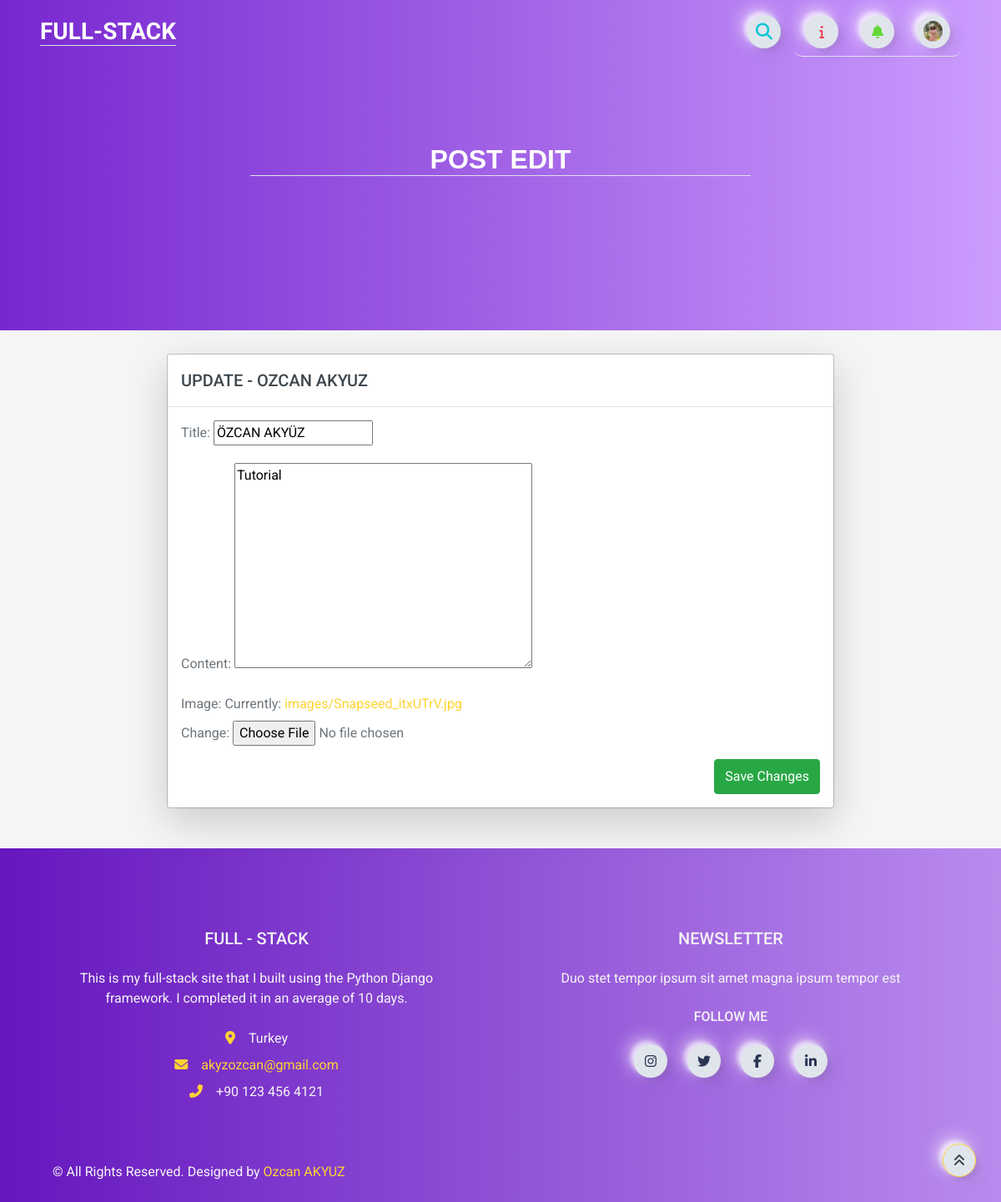
Screenshot of /user/update/11 (signed in) with the database file from the repository.
### home/models.py (models this page shows, shortened)
class UserProfile(models.Model):
    user = models.OneToOneField(User, on_delete=models.CASCADE)
    phone = models.CharField(blank=True, max_length=20)
    address = models.CharField(blank=True, max_length=150)
    city = models.CharField(blank=True, max_length=20)
    country = models.CharField(blank=True, max_length=50)
    image = models.ImageField(blank=True, upload_to='images/users/')
    def image_tag(self):
        return mark_safe('<img src="{}" height="50"/>'.format(self.image.url))
    image_tag.short_description = 'Image'

class Post(models.Model):
    STATUS = (('New', 'New'),('True', 'True'),('False', 'False'))
    id = models.AutoField(primary_key=True)
    title = models.CharField(max_length=200)
    user = models.ForeignKey(User, on_delete=models.CASCADE)
    content = models.TextField()
    create_at = models.DateTimeField(auto_now_add=True)
    status = models.CharField(max_length=5, choices=STATUS, default='New')
    image = models.ImageField(upload_to='images/')
    def image_tag(self):
        if self.image:
            return mark_safe('<img src="%s" width="50" height="50" />' % self.image.url)
        return None
    image_tag.short_description = 'Image Preview'

### user/views.py (the view)
# urls.py: path("update/<int:id>", views.user_posts_update, name="user_post_update"),
@login_required(login_url='/login') # Check login
def user_posts_update(request, id):
    post = get_object_or_404(Post, pk=id, user=request.user)
    current_user = request.user
    profile = UserProfile.objects.get(user_id=current_user.pk)
    if request.method == 'POST':
        form = PostForm(request.POST, request.FILES, instance=post)
        if form.is_valid():
            form.save()
            return redirect('user_post')
    else:
        form = PostForm(instance=post)
    context = {'profile': profile,
               'form': form,
               'post': post,
               'page': 'POST UPDATE',}
    return render(request, 'user_posts_update.html', context)

### home/models.py
class PostForm(ModelForm):
    class Meta:
        model = Post
        fields = ['title', 'content', 'image']

### user/templates/user_posts_update.html (shortened to what this page needs)
{% extends "base.html" %}
{% load static %}
{% block body %}
<header>
  <div class="header m-auto">
      <div class="container" style="position: relative;">
          <h2 class="text-light px-2 m-auto border-bottom" id="navbar-text">POST EDIT</h2>
      </div>
  </div>
</header>
<div class="modal-dialog modal-lg">
  <div class="modal-content shadow-lg rounded">
    <div class="modal-header">
        <h5 class="modal-title">UPDATE - {{ profile.user.get_full_name }}</h5>
    </div>
      <div class="modal-body">
      <form method="post" enctype="multipart/form-data">
        {{ form.as_p }}
        <div class="form-group">
          <button class="btn btn-success rounded py-2 float-right" type="submit">Save Changes</button>
      </div>
      </form>
    </div>
  </div>
</div>
{% endblock %}

### home/templates/navbar.html (shortened to what this page needs)
{% load static %}
{% load active_link_tags %}
{% block body %}
<nav class="navbar navbar-expand gradient-custom px-5">
    <div class="container-fluid" id="full-stack">
        <div class="collapse navbar-collapse" id="navbarSupportedContent">
            <a class="navbar-brand mt-2 mt-lg-0" href="/" style="margin-right: 0">
                <h3 class="pt-1 mb-1 text-light border-bottom">FULL-STACK</h3>
            </a>
        </div>
    <form action="{% url 'search' %}" method="POST">
        <div class="search-box">
            <button class="btn btnnavbar btn-search" type="button"><i class="fas fa-search"></i></button>
        </div>
    </form>
    <div class="d-flex align-items-center frame-right border-bottom">
        {% with request.resolver_match.url_name as url_name %}
                <a class="text-reset me-3 btn btnnavbar" id="information" href="#" type="button"
                {% if url_name == 'index' %}
                    onclick="homeInfo()"
                {% elif url_name == 'post_detail' %}
                    onclick="detailInfo()"
                {% elif url_name == 'search' %}
                    onclick="searchInfo()"
                {% else %}
                {% endif %}>
                    <i class="fa-solid fa-info" style="color:#ee4056;"></i>
                </a>
        {% endwith %}
            <div class="dropdownnotif">
                <a class="text-reset me-3 dropbtnnotif hidden-arrow btn btnnavbar" href="#" onclick="myFunctionNotif()" id="navbarDropdownMenuLink" role="button" data-mdb-toggle="dropdown" aria-expanded="false">
                    <i class="fas fa-bell" style="color:#65d838;"></i>
                </a>
            </div>
            {%  if user.id is not None %}
            <div class="dropdown" id="login-signup">
                <a class="dropbtn d-flex align-items-center hidden-arrow btnnavbar" href="#" onclick="myFunction()" id="navbarDropdownMenuAvatar" role="button" data-mdb-toggle="dropdown" aria-expanded="false">
                    {% if profile.image %}
                    <img src="{{ profile.image.url }}" class="rounded-circle" height="25" alt="Black and White Portrait of a Man" loading="lazy" />
                    {% else %}
                    <img src="" class="rounded-circle" height="25" alt="Black and White Portrait of a Man" loading="lazy" alt="NO PHOTO!" />
                    {% endif %}
                </a>
            </div>
            {% else %}
            <div class="dropdown" id="login-signup">
                <a class="dropbtn d-flex align-items-center hidden-arrow btnnavbar" href="#" id="navbarDropdownMenuAvatar" type="button" data-toggle="modal" data-target="#containerlog">
                    <i class="fa-regular fa-user text-dark"></i>
                </a>
            </div>
            {% endif %}
        </div>
    </div>
</nav>
{% endblock %}

### home/static/css/main.css (style rules this page uses)
.gradient-custom { background: rgb(106, 17, 203); background: -webkit-linear-gradient(to right, rgba(106, 17, 203, 0.9), rgba(199, 147, 255, 0.9)); background: linear-gradient(to right, rgba(106, 17, 203, 0.9), rgba(199, 147, 255, 0.9)); }
.header { background: rgb(106, 17, 203); background: -webkit-linear-gradient(to right, rgba(106, 17, 203, 0.9), rgba(199, 147, 255, 0.9));; background: linear-gradient(to right, rgba(106, 17, 203, 0.9), rgba(199, 147, 255, 0.9));; height: 40vh; }
.frame-right { display: flex; flex-direction: row; justify-content: space-around; align-items: center; height: 60px; width: 200px; position: relative; transition: box-shadow 0.6s cubic-bezier(0.79,0.21,0.06,0.81); border-radius: 10px; }
.btnnavbar { height: 40px; width: 40px; border-radius: 150px; background: #e0e5ec; display: flex; flex-direction: column; justify-content: center; align-items: center; -webkit-tap-highlight-color:rgba(0,0,0,0); -webkit-tap-highlight-color:transparent; box-shadow: -7px -7px 20px #fff9, -4px -4px 5px 0px #fff9, 7px 7px 20px 0px #0001, 4px 4px 5px 0px #0001, inset 0px 0px 0px 0px #fff9, inset 0px 0px 0px 0px #0001, inset 0px 0px 0px 0px #fff9, inset 0px 0px 0px 0px #0001 ; transition: box-shadow 0.5s cubic-bezier(0.79,0.21,0.06,0.81); font-size: 16px; color: rgba(42,52,84,1); }
.dropbtn { color: white; padding: 16px; font-size: 16px; border: none; cursor: pointer; }
.dropdown { position: relative; display: inline-block; }
.dropdownnotif { position: relative; display: inline-block; }
.search-box { width: fit-content; height: fit-content; position: relative; margin-right: 1rem; }
.btn-search { width: 40px; height: 40px; border-style: none; font-size: 20px; font-weight: bold; outline: none; cursor: pointer; position: absolute; right: 0px; color:#0bc6d7 ; pointer-events: painted; border-radius: 150px; -webkit-tap-highlight-color:rgba(0,0,0,0); -webkit-tap-highlight-color:transparent; box-shadow: -7px -7px 20px #fff9, -4px -4px 5px 0px #fff9, 7px 7px 20px 0px #0001, 4px 4px 5px 0px #0001, inset 0px 0px 0px 0px #fff9, inset 0px 0px 0px 0px #0001, inset 0px 0px 0px 0px #fff9, inset 0px 0px 0px 0px #0001 ; transition: box-shadow 0.5s cubic-bezier(0.79,0.21,0.06,0.81); text-decoration: none; }
#navbar-text { align-items: center; text-align: center; font-family: 'Quicksand', sans-serif; top: 6rem; position: relative; margin: auto; max-width: 54%; }

### rows the page displays
UserProfile: image (picture), user.get_full_name "OZCAN AKYUZ"
Post: title "ÖZCAN AKYÜZ", content "Tutorial"
